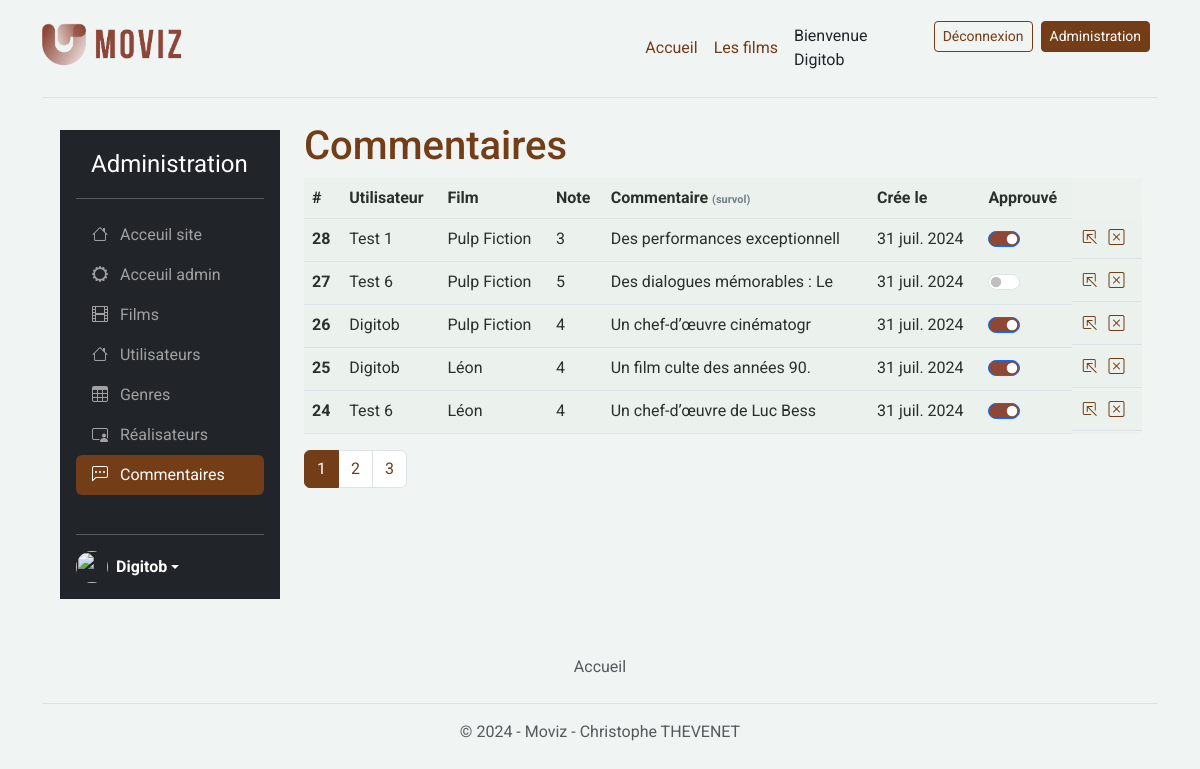
The page /index.php?controller=admin&action=reviews (signed in) on the database its author committed.
### tables this page shows
CREATE TABLE `review` (
  `id` int(11) NOT NULL,
  `user_id` int(11) NOT NULL,
  `movie_id` int(11) NOT NULL,
  `rate` smallint(6) NOT NULL,
  `review` longtext DEFAULT NULL,
  `created_at` datetime DEFAULT NULL,
  `approuved` tinyint(1) NOT NULL
);

CREATE TABLE `user` (
  `id` int(11) NOT NULL,
  `email` varchar(180) NOT NULL,
  `password` varchar(255) NOT NULL,
  `nickname` varchar(255) NOT NULL,
  `roles` varchar(255) NOT NULL,
  `created_at` datetime DEFAULT NULL
);

CREATE TABLE `movie` (
  `id` int(11) NOT NULL,
  `name` varchar(255) NOT NULL,
  `release_year` datetime NOT NULL,
  `synopsys` longtext NOT NULL,
  `duration` time DEFAULT NULL,
  `image_name` varchar(255) DEFAULT NULL,
  `image_size` int(11) DEFAULT NULL,
  `updated_at` datetime DEFAULT NULL COMMENT '(DC2Type:datetime_immutable)'
);

### index.php (called while the page is built, shortened)
<?php
$controller = new Controller();
$controller->route();

### App/Db/Mysql.php (called while the page is built, shortened)
<?php
class Mysql
{
    private $db_name;
    private $db_user;
    private $db_password;
    private $db_port;
    private $db_host;
    private $pdo = null;
    private static $_instance = null;
    private function __construct()
    {
        if (_DB_PORT_ !== null) {
            $this->db_port = _DB_PORT_;
        }
        if  (_DB_HOST_ !== null) {
            $this->db_host = _DB_HOST_;
        }
    }
    public static function getInstance():self
    {
        if (is_null(self::$_instance)) {
            self::$_instance = new Mysql();
        }
        return self::$_instance;
    }
    public function getPDO():\PDO
    {
        if (is_null($this->pdo)) {
            $this->pdo = new \PDO('mysql:dbname=' . $this->db_name . ';charset=utf8;host=' . $this->db_host.':'.$this->db_port, $this->db_user, $this->db_password);
        }
        return $this->pdo;
    }
}

### App/Repository/Repository.php (called while the page is built, shortened)
<?php
class Repository
{
    public function __construct()
    {
        $mysql = Mysql::getInstance();
        $this->pdo = $mysql->getPDO();
    }
}

### App/Repository/ReviewRepository.php (called while the page is built, shortened)
<?php
class ReviewRepository extends Repository
{
    public function findAll(int $limit = null, int $page = null): array|bool
    {
        $sql = "SELECT * FROM review ORDER BY created_at DESC";
        if ($limit && $page) {
            $sql .= " LIMIT :offest, :limit";
        }
        $query = $this->pdo->prepare($sql);
        if ($limit) {
            $query->bindValue(":limit", $limit, PDO::PARAM_INT);
        }
        if ($page) {
            $offset = ($page - 1) * $limit;
            $query->bindValue(":offest", $offset, PDO::PARAM_INT);
        }
        $query->execute();
        $reviews = $query->fetchAll($this->pdo::FETCH_ASSOC);
        $reviewsArray = [];
        if ($reviews) {
            foreach ($reviews as $review) {
                $reviewsArray[] = Review::createAndHydrate($review);
            }
            return $reviewsArray;
        } else {
            return false;
        }
    }
    public function getTotalReview(): int|bool
    {
        $query = $this->pdo->prepare("SELECT COUNT(*) as total FROM review");
        $query->execute();
        $result = $query->fetch(PDO::FETCH_ASSOC);
        return $result['total'];
    }
}

### App/Entity/Entity.php (called while the page is built, shortened)
<?php
class Entity
{
    public static function createAndHydrate(array $data): static
    {
        $entity = new static();
        $entity->hydrate($data);
        return $entity;
    }
    public function hydrate(array $data)
    {
        if (count($data) > 0) {
            foreach ($data as $key => $value) {
                $methodName = 'set' . StringTools::toPascalCase($key);
            }
        }
    }
}

### App/Tools/StringTools.php (called while the page is built, shortened)
<?php
class StringTools
{
    public static function toCamelCase(string $value, $pascalCase = false): string
    {
        $value = ucwords(str_replace(array('-', '_'), ' ', $value));
        $value = str_replace(' ', '', $value);
        if ($pascalCase === false) {
            return lcfirst($value);
        } else {
            return $value;
        }
    }
    public static function toPascalCase(string $value): string
    {
        return self::toCamelCase($value, true);
    }
}

### App/Entity/Review.php (called while the page is built, shortened)
<?php
class Review extends Entity
{
    protected ?int $id = null;
    protected ?int $userId = null;
    protected ?int $movieId = null;
    protected ?int $rate = null;
    protected ?string $review = '';
    protected ?string $createdAt = null;
    protected ?int $approuved = 0;
    public function getId(): ?int
    {
        return $this->id;
    }
    public function setId(?int $id): self
    {
        $this->id = $id;
        return $this;
    }
    public function getUserId(): ?int
    {
        return $this->userId;
    }
    public function setUserId(?int $userId): self
    {
        $this->userId = $userId;
        return $this;
    }
    public function getMovieId(): ?int
    {
        return $this->movieId;
    }
    public function setMovieId(?int $movieId): self
    {
        $this->movieId = $movieId;
        return $this;
    }
    public function getRate(): ?int
    {
        return $this->rate;
    }
    public function setRate(?int $rate): self
    {
        $this->rate = $rate;
        return $this;
    }
    public function getReview(): ?string
    {
        return $this->review;
    }
    public function setReview(?string $review): self
    {
        $this->review = $review;
        return $this;
    }
    public function getCreatedAt(): ?string
    {
        return $this->createdAt;
    }
    public function setCreatedAt(?string $createdAt): self
    {
        $this->createdAt = $createdAt;
        return $this;
    }
    public function getApprouved(): ?int
    {
        return $this->approuved;
    }
    public function setApprouved(?int $approuved): self
    {
        $this->approuved = $approuved;
        return $this;
    }
}

### App/Repository/UserRepository.php (called while the page is built, shortened)
<?php
class UserRepository extends Repository
{
    public function findOneById(int $id)
    {
        $query = $this->pdo->prepare("SELECT * FROM user WHERE id = :id");
        $query->bindParam(':id', $id, $this->pdo::PARAM_INT);
        $query->execute();
        $user = $query->fetch($this->pdo::FETCH_ASSOC);
        if ($user) {
            return User::createAndHydrate($user);
        } else {
            return false;
        }
    }
}

### App/Entity/User.php (called while the page is built, shortened)
<?php
class User extends Entity
{
    public function setId(?int $id): self
    {
        return $this;
    }
    public function setEmail(?string $email): self
    {
        return $this;
    }
    public function setPassword(?string $password): self
    {
        return $this;
    }
    public function setNickname($nickname): self
    {
        return $this;
    }
    public function setRoles(?string $roles): self
    {
        return $this;
    }
    public function setCreatedAt(?string $createdAt):self
    {
        return $this;
    }
}

### App/Repository/MovieRepository.php (called while the page is built, shortened)
<?php
class MovieRepository extends Repository
{
    public function findOneById(int $id)
    {
        $query = $this->pdo->prepare("SELECT * FROM movie WHERE id = :id");
        $query->bindParam(':id', $id, $this->pdo::PARAM_STR);
        $query->execute();
        $movie = $query->fetch($this->pdo::FETCH_ASSOC);
        if ($movie) {
            return Movie::createAndHydrate($movie);
        } else {
            return false;
        }
    }
}

### App/Entity/Movie.php (called while the page is built, shortened)
<?php
class Movie extends Entity
{
    public function setId(?int $id): self
    {
        return $this;
    }
    public function setName(?string $name): self
    {
        return $this;
    }
    public function setSynopsys(?string $synopsys): self
    {
        return $this;
    }
    public function setReleaseYear(string $releaseYear): self
    {
        return $this;
    }
    public function setDuration(string $duration): self
    {
        return $this;
    }
    public function setImageName(?string $imageName): self
    {
        return $this;
    }
}

### App/Tools/DateFrench.php (called while the page is built, shortened)
<?php
class DateFrench
{
    public static function  formatDateInFrench($date)
    {
        $dateTimestamp = strtotime($date);
        $formatter = new IntlDateFormatter('fr_FR', IntlDateFormatter::MEDIUM, IntlDateFormatter::NONE);
        return $formatter->format($dateTimestamp);
    }
}

### App/Security/Security.php (called while the page is built, shortened)
<?php
class Security
{
    public static function navigateTo(string $controller, string $action): string
    {
        return 'index.php?controller=' . $controller . '&action=' . $action;
    }
}

### templates/admin/reviews-list.php (the view, shortened to what this page needs)
<?php
require_once dirname(__DIR__) . "/header.php";
$userRepository = new UserRepository();
$movieRepository = new MovieRepository();
if (isset($_GET["pages"])) {
    $pages = (int)$_GET["pages"];
} else {
    $pages = 1;
}
$reviewRepository = new ReviewRepository();
$totalReviews = $reviewRepository->getTotalReview();
$totalPages = ceil($totalReviews / _ADMIN_ITEM_PER_PAGE_);
?>
<section class="w-100 mx-3">
    <div class="admin-title-button">
        <h1>Commentaires</h1>
    </div>
    <table class="table">
        <thead>
            <tr>
                <th scope="col">#</th>
                <th scope="col">Utilisateur</th>
                <th scope="col">Film</th>
                <th scope="col">Note</th>
                <th scope="col">Commentaire <span class="span-hover">(survol)</span></th>
                <th scope="col">Crée le</th>
                <th scope="col">Approuvé</th>
            </tr>
        </thead>
        <tbody>
            <?php foreach ($reviews as $review) {
                $userId = $review->getUserId();
                $movieId = $review->getMovieId();
                $user = $userRepository->findOneById($userId);
                $movie = $movieRepository->findOneById($movieId);
                $commentCreatedAt = $review->getCreatedAt();
                $commentCreatedAtFormated = DateFrench::formatDateInFrench($commentCreatedAt);
                 ?>
                <tr>
                    <th scope="row"><?= $review->getId() ?></th>
                    <td><?= $user->getNickname() ?></td>
                    <td><?= $movie->getName() ?></td>
                    <td><?= $review->getRate() ?></td>
                    <td class="review-case">
                        <?= substr(htmlspecialchars($review->getReview()), 0, 30) ?>
                    </td>
                    <td><?= $commentCreatedAtFormated ?></td>
                    <td>
                        <div class="form-check form-switch">
                            <input class="form-check-input" role="checkbox" data-id="<?= htmlspecialchars($review->getId()) ?>" type="checkbox" name="approuved" value="<?= $review->getApprouved() ?>" <?= $review->getApprouved() === 0 ? '' : 'checked' ?>>
                        </div>
                    </td>
                    <td class="logo-article">
                        <a href="<?= Security::navigateTo('admin', 'review') ?><?= $review->getId() ? '&id=' . $review->getId() : '' ?>" class="nav-link" aria-current="page">
                            <i class="bi bi-box-arrow-in-up-left me-2"></i>
                        </a>
                        <a href="<?= Security::navigateTo('admin', 'review-delete') ?><?= $review->getId() ? '&id=' . $review->getId() : '' ?>" class="nav-link" aria-current="page" onclick="return confirm('Êtes-vous sûr de vouloir supprimer cet commentaire ?')">
                            <i class=" bi bi-x-square me-2"></i>
                        </a>
                    </td>
                </tr>
            <?php } ?>
        </tbody>
    </table>
    <?php if ($totalPages > 1) { ?>
        <nav aria-label="Page navigation example">
            <ul class="pagination">
                <?php for ($i = 1; $i <= $totalPages; $i++) { ?>
                    <li class="page-item <?= ($i === $pages) ? "active" : '' ?>">
                        <a class="page-link" href="?controller=admin&action=reviews&pages=<?= $i; ?>"><?= $i ?></a>
                    </li>
                <?php } ?>
            </ul>
        </nav>
    <?php } ?>
</section>
<?php
require_once dirname(__DIR__) . "/footer.php";
?>

### assets/css/custom.css (style rules this page uses)
* { margin: 0; padding: 0; font-family: 'Roboto', sans-serif; }
body { min-height: 100vh; background-color: rgba(230, 237, 235, 0.564); display: flex; justify-content: flex-start; flex-direction: column; align-items: center; }
.admin-title-button { display: flex; justify-content: space-between; align-items: center; }
.form-check-input:checked { background-color: #8e4637 !important; }
section { height: auto; }
.span-hover { color: #364156a8; font-size: 11px; }

### rows shown on the page
review: id "28", user.nickname "Test 1", movie.name "Pulp Fiction", rate "3", review "Des performances exceptionnell", created_at "31 juil. 2024", approuved "☑"
review: id "27", user.nickname "Test 6", movie.name "Pulp Fiction", rate "5", review "Des dialogues mémorables : Le", created_at "31 juil. 2024"
review: id "26", user.nickname "Digitob", movie.name "Pulp Fiction", rate "4", review "Un chef-d’œuvre cinématogr", created_at "31 juil. 2024", approuved "☑"
review: id "25", user.nickname "Digitob", movie.name "Léon", rate "4", review "Un film culte des années 90.", created_at "31 juil. 2024", approuved "☑"
review: id "24", user.nickname "Test 6", movie.name "Léon", rate "4", review "Un chef-d’œuvre de Luc Bess", created_at "31 juil. 2024", approuved "☑"

### other values the page prints
$userNickname "Digitob"
